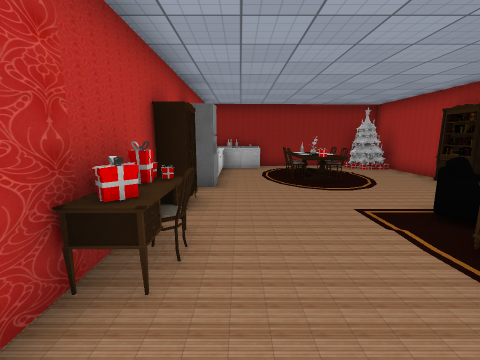
[1] (above)

16 first-person views from a walk through a 3-D level made in the Unity game engine. The camera is 1.4 m above the floor, tilts 10° down and sees 90° across. The floor is counted in squares, 1 m on a side. Each view is taken from the middle of a square. On the plan, view 1 faces up. The plan holds only what a view shows up to about 13 squares ahead; the rest is blank. The place goes on beyond the plan. The player is left out. Some surface patterns are stand-ins.

[2]
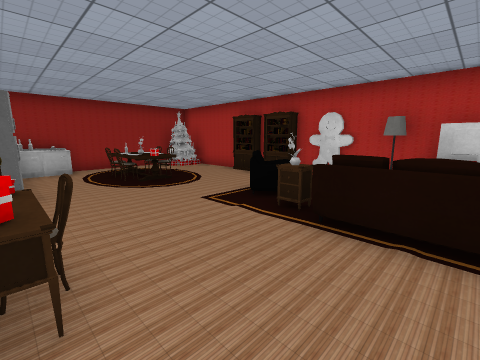

[3]
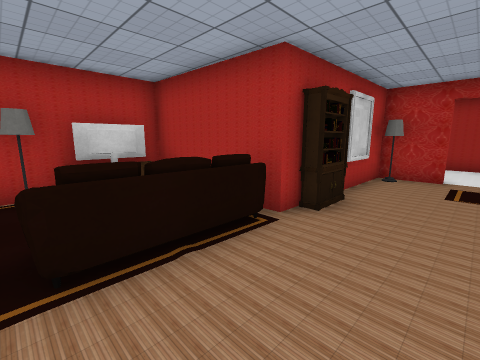

[4]
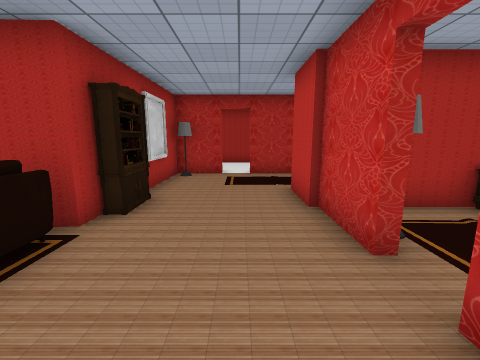

[5]
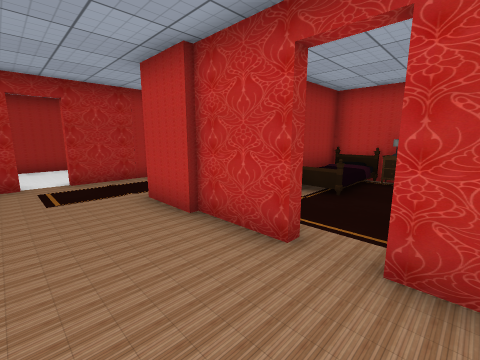

[6]
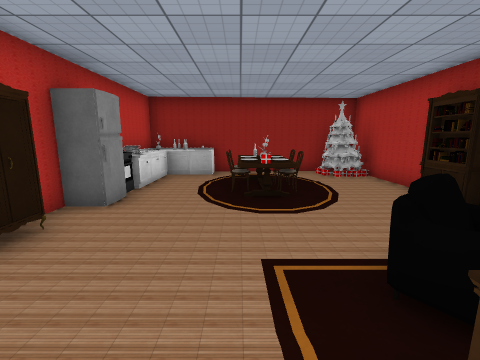

[7]
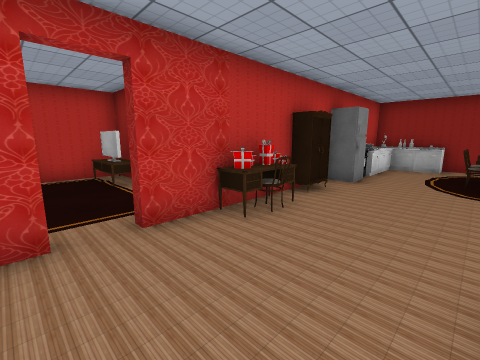

[8]
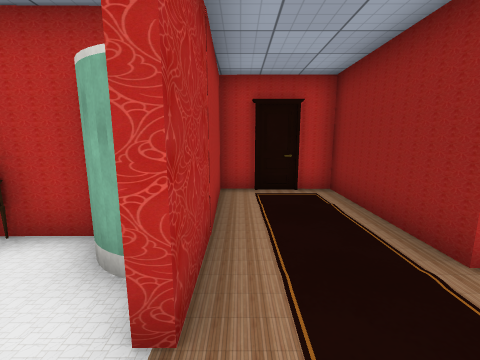

[9]
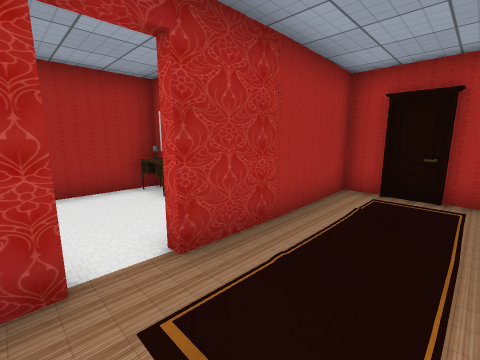

[10]
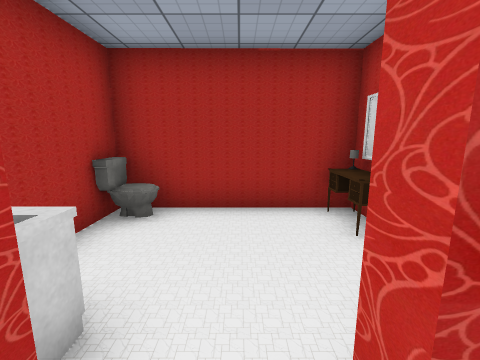

[11]
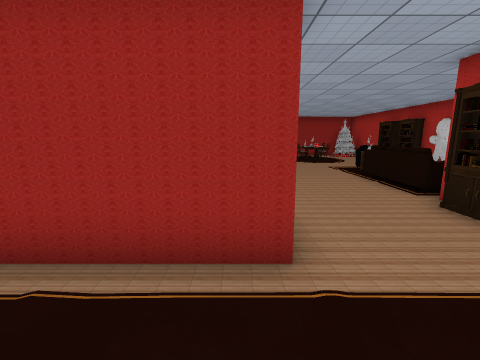

[12]
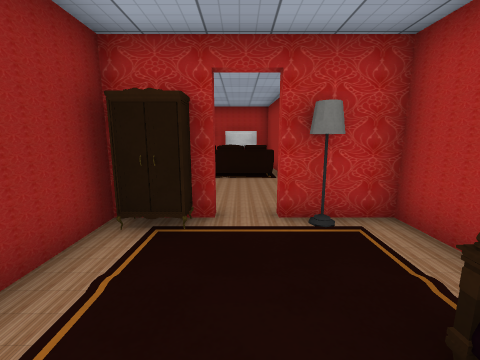

[13]
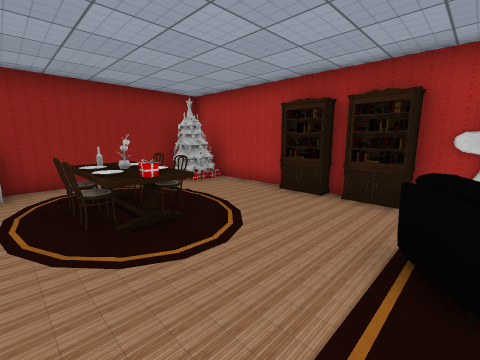

[14]
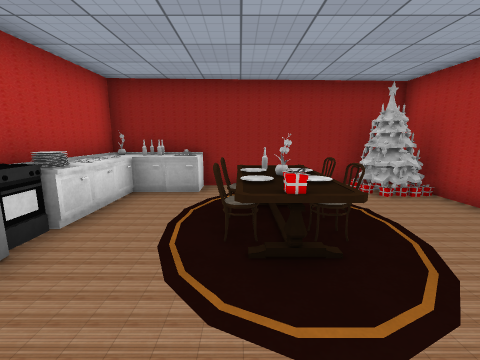

[15]
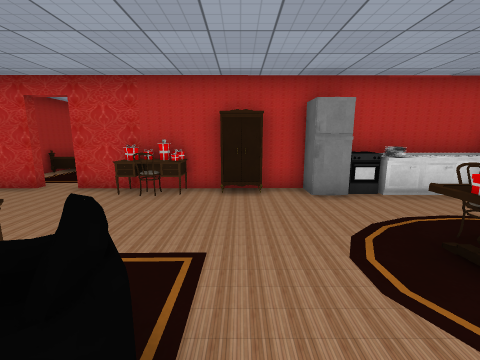

[16]
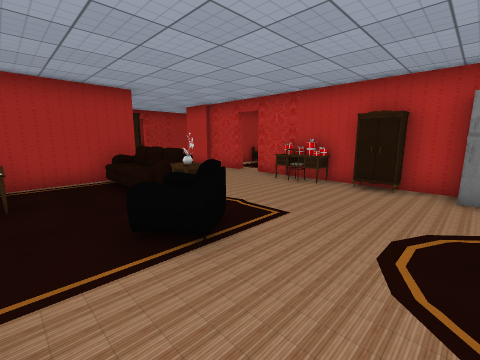

### Floor plan
Points are (right, up) in squares from view 1. A wall is a line through its corners. A room is listed if a view was taken in it or the views show most of it. See-through windows are left out.
Room 1 (views 1, 2, 3, 4, 5, 6, 7, 8, 9, 10, 11, 12, 13, 14, 15, 16)
walls: (-1.6, -1.4) (-1.6, -2.8); (-1.8, 2.2) (-4, 2.2); (-1.9, -2.9) (-1.9, -1.4); (2.6, -2.4) (2.6, -1.7) (7, -1.5) (6.9, 5); (-6.5, 2.2) (-7.6, 2.2) (-7.6, -2.8) (-1.4, -2.7) (-1.4, -4.5) (-5.5, -4.5) (-5.6, -6.4); (-1.6, 6.6) (-1.6, 1.4); (-5.3, -5.4) (-5.3, -6.6); (2.5, -6.7) (2.5, -4.5); (-5.6, -6.5) (-5.6, -7.5) (-2.3, -7.4); (-2.3, -11.3) (-2.3, -11.7) (1.6, -11.7); (6.9, 8.4) (6.8, 12.4); (2.4, -11.5) (2.4, -9.4); (6.1, 12.2) (1.4, 12)
objects: other object (-8, -1) to (-7, -1); rug (-7, 1) to (-6, 1); other object (-6, 2); bed (-5, -1); desk (-2, -11) to (-2, -10); shower (-2, -9) to (-1, -8); lamp (-2, -1); closet (-2, 1); desk (-2, 2) to (-1, 3); closet (-2, 5) to (-1, 5); fridge (-2, 7) to (-1, 7); other object (-2, 8) to (-1, 8); cabinet (-2, 9) to (-1, 9); cabinet (-2, 10); cabinet (-2, 10) to (-1, 11); other object (-2, 12); other object (-1, 4); cabinet (-1, 11) to (0, 11); other object (-1, 12); sink (0, 11) to (1, 12); sink (1, -9) to (2, -8); lamp (2, -7); other object (2, -5); bookshelf (2, -3) to (3, -2); rug (2, 8) to (4, 10); sofa (3, -1) to (4, -1); other object (3, 2) to (3, 3); rug (3, 3) to (5, 4); tree (5, 11) to (6, 11); rug (6, -1) to (6, 1); lamp (6, 2) to (7, 2); bookshelf (7, 6); bookshelf (7, 7) to (7, 8)

Where each view was taken, in squares from view 1:
view 1: 0 up, 0 right, facing up
view 2: 0 up, 1 left, facing up-right
view 3: 2 up, 0 right, facing down-right
view 4: 2 up, 0 right, facing down
view 5: 1 up, 1 right, facing down-left
view 6: 2 up, 2 right, facing up
view 7: 1 down, 2 right, facing up-left
view 8: 7 down, 1 right, facing left
view 9: 5 down, 1 right, facing down-left
view 10: 7 down, 0 right, facing down
view 11: 7 down, 2 left, facing up
view 12: 0 up, 6 left, facing right
view 13: 4 up, 1 right, facing up-right
view 14: 5 up, 2 right, facing up
view 15: 5 up, 5 right, facing left
view 16: 7 up, 6 right, facing down-left
